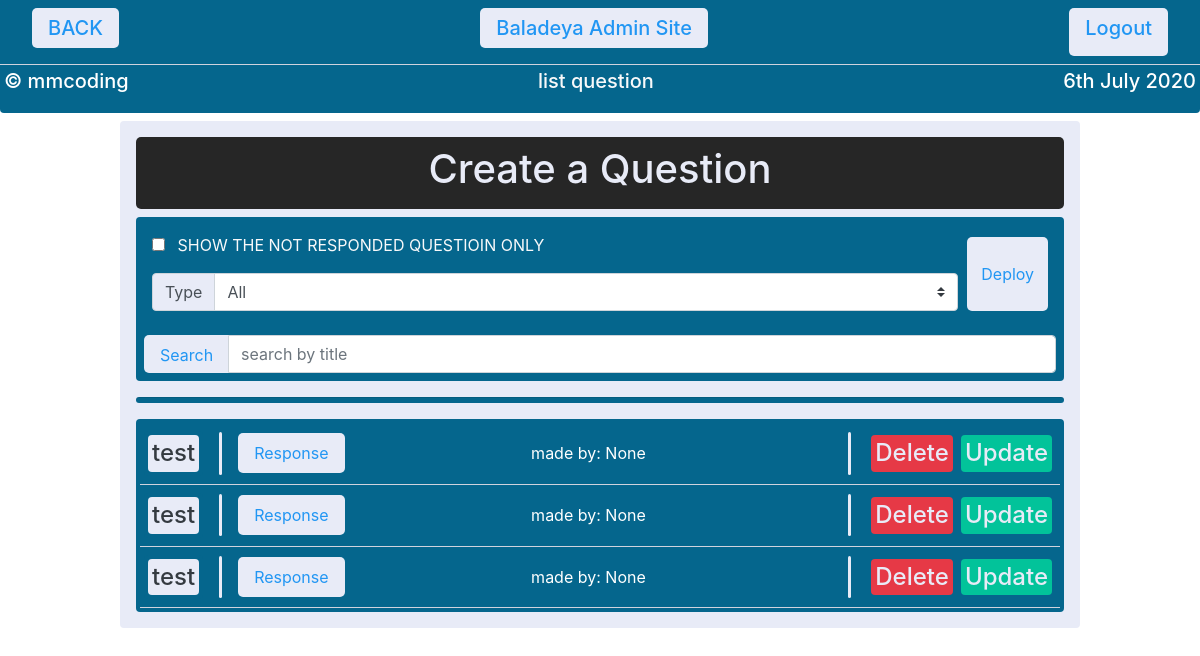
Page /adminbaladeya/question/ (signed in) on the committed database.
### website/models.py (models this page shows, shortened)
class Question(models.Model):
    Question_full_name =            models.CharField(max_length=128, blank=True, null=True)
    Question_email =                models.EmailField(blank=True, null=True)
    Question_phone =                models.CharField(max_length=15, blank=True, null=True)
    Question_title =                models.CharField(max_length=128, blank=True, null=True)
    Question_text =                 models.TextField(blank=True, null=True)
    Question_principal_image =      models.ImageField(upload_to='Contactus/Question/Principal/Image/', blank=True, null=True)
    Question_date =                 models.DateTimeField(blank=True, null=True, default=datetime.now)
    Question_type =                 models.ForeignKey(QuestionType, on_delete=models.CASCADE,  blank=True, null=True,related_name='question')
    Question_show =                 models.BooleanField(default=False)
    specialcode=                    models.CharField(max_length=20,null=True, blank=True)
    madetby=models.ForeignKey(User,blank=True,null=True,on_delete=models.CASCADE,related_name='question')

### baladeyaadmin/views.py (the view)
# urls.py: path('question/',question_list_view,name='questionlist'),#question_list_view
@login_required
def question_list_view(request):
    questionlist=Question.objects.all().order_by('-Question_date')
    quetiontype=QuestionType.objects.all()
    checkbox = 0
    checkbox =request.GET.get("checkbox")
    respondedquestion=0
    if checkbox:
        respondedquestion=1
    selection =request.GET.get("type")
    if selection == '1':
        type=QuestionType.objects.get(Question_type='شكوى')
        questionlist=questionlist.filter(Question_type=type )
    elif selection == '2':
        type=QuestionType.objects.get(Question_type='سؤال')
        questionlist=questionlist.filter(Question_type=type )
    elif selection == '3':
        type=QuestionType.objects.get(Question_type='استفسار')
        questionlist=questionlist.filter(Question_type=type )
    else:
        type=0
    query=0
    query=request.GET.get('search')
    if query:
        questionlist=questionlist.filter(Question_title__icontains=query )
    context={
        'object_list':questionlist,
        'respondedquestion':respondedquestion,
        'query':query,
        'type':selection,
    }
    return render(request,'admin/question/list.html',context)

### templates/admin/question/list.html (shortened to what this page needs)
{% extends 'admin/adminbase.html' %}
{% block directory %}list question {% endblock %}
{% block admincontent %}
<div class="bac1 rounded mx-auto p-3" style="width: 80%;">
    <a href="create/"><div class="button button3 mb-2 w-100 "><h1>Create a Question</h1> </div></a>
    <form action="" method="GET" class="bac d-flex justify-content-between flex-wrap p-3 my-0 rounded-top">
        <div class="" style="width: 90%;">
            <input type="checkbox" name="checkbox" {% if respondedquestion %} checked {% endif %} class="my-auto" >
            <label for="checkbox" class="my-auto text-light mx-2">SHOW THE NOT RESPONDED QUESTIOIN ONLY  </label>
            <div class="input-group">
                <div class="input-group-prepend">
            <label class="input-group-text mt-3 bac1" for="selection">Type </label>
            </div>
            <select name="type" class="custom-select mt-3" id="selection" >
                <option {% if type == '0' %}selected {% endif %}>All</option>
            </select>
            </div>
        </div>
        <input type="submit" class="button button1 mt-1  p-1" style="width: 9%;"  value="Deploy">
    </form>
    <form method="GET" class="bac d-flex justify-content-center flex-wrap p-2 my-0 rounded-bottom input-group " action="">
        <div class="input-group-prepend">
            <button class="button button1   " style="height: 38px; border-radius: 0%;border-bottom-left-radius: 5px;border-top-left-radius: 5px;" type="submit" id="button-addon1">Search</button>
        </div>
        <input type="text" class="form-control" placeholder="search by title" name="search">
    </form>
        <hr class="my-3 bac rounded" style="height: 5px;">
   <div class="bac p-1 rounded">
    {% if respondedquestion %}
            {% for object in object_list %}
                {% if not object.response.all.last %}
                <div class="d-flex justify-content-between bac p-1">
                    <div class="d-flex justify-content-center ">
                        <a href="{{ object.id }}/" class="text-decoration-none ">
                            <div class="bac rounded m-1 mx-auto p-1 text-center text-white h4" >
                                <div class='bac1 text-dark p-1 rounded'>
                                    {{object.Question_title}}
                                </div>
                            </div>
                        </a>
                        <div class=" my-auto bac1 rounded mx-3" style="width: 3px;height: 80%;"></div>
                        <a href="{{ object.id }}/response/" class="my-auto">
                            <div class="button button1 my-auto">Response</div>
                        </a>
                    </div>
                    <p class="my-auto text-white" >made by: {{object.madetby}}</p>
                    <div class="d-flex justify-content-center  p-0">
                        <div class=" my-auto bac1 rounded mx-3" style="width: 3px;height: 80%;"></div>
                        <a href="{{ object.id }}/delete/" class="text-decoration-none m-1"><div class="button buttondelete rounded p-1 m-1 mx-auto  text-center m h4" >
                            Delete
                        </div></a>
                        <a href="{{ object.id }}/update/" class="text-decoration-none m-1"><div class="button buttonupdate rounded p-1 m-1 mx-auto  text-center  h4" >
                            Update
                        </div></a>
                    </div>
                </div>
                        <hr class="m-0 bac1">
                {% endif %}
            {% endfor %}
    {% else %}
            {% for object in object_list %}
            {% if object.response.all.last %}
                <div class="d-flex justify-content-between bac p-1">
                    <div class="d-flex justify-content-center">
                        <a href="{{ object.id }}/" class="text-decoration-none ">
                            <div class="bac rounded m-1 mx-auto p-1 text-center text-white h4" >
                                <div class='bac1 text-dark p-1 mx-1 rounded'>
                                {{object.Question_title}}
                                </div>
                            </div>
                        </a>
                        <div class=" my-auto bac1 rounded mx-3" style="width: 3px;height: 80%;"></div>
                        <a href="{{ object.id }}/response/update/" class="my-auto">
                            <div class="btn btn-outline-warning my-auto">Edit The Response</div>
                        </a>
                    </div>
                    <p class="my-auto text-white" >made by: {{object.madetby}}</p>
                    <div class="d-flex justify-content-center  p-0">
                        <div class=" my-auto bac1 rounded mx-3" style="width: 3px;height: 80%;"></div>
                        <a href="{{ object.id }}/delete/" class="text-decoration-none m-1"><div class="button buttondelete rounded p-1 m-1 mx-auto  text-center m h4" >
                            Delete
                        </div></a>
                        <a href="{{ object.id }}/update/" class="text-decoration-none m-1"><div class="button buttonupdate rounded p-1 m-1 mx-auto  text-center  h4" >
                            Update
                        </div></a>
                    </div>
                    </div>
                        {% else %}
                        <div class="d-flex justify-content-between bac p-1">
                            <div class="d-flex justify-content-center ">
                                <a href="{{ object.id }}/" class="text-decoration-none ">
                                    <div class="bac rounded m-1 mx-auto p-1 text-center text-white h4" >
                                        <div class='bac1 text-dark p-1 rounded'>
                                            {{object.Question_title}}
                                        </div>
                                    </div>
                                </a>
                                <div class=" my-auto bac1 rounded mx-3" style="width: 3px;height: 80%;"></div>
                                <a href="{{ object.id }}/response/" class="my-auto">
                                    <div class="button button1 my-auto">Response</div>
                                </a>
                            </div>
                            <p class="my-auto text-white" >made by: {{object.madetby}}</p>
                            <div class="d-flex justify-content-center  p-0">
                                <div class=" my-auto bac1 rounded mx-3" style="width: 3px;height: 80%;"></div>
                                <a href="{{ object.id }}/delete/" class="text-decoration-none m-1"><div class="button buttondelete rounded p-1 m-1 mx-auto  text-center m h4" >
                                    Delete
                                </div></a>
                                <a href="{{ object.id }}/update/" class="text-decoration-none m-1"><div class="button buttonupdate rounded p-1 m-1 mx-auto  text-center  h4" >
                                    Update
                                </div></a>
                            </div>
                        </div>
                        {% endif %}
                <hr class="m-0 bac1">
            {% endfor %}
    {% endif %}
</div>
</div>
{% endblock %}

### templates/admin/adminbase.html (style rules this page uses)
.button { border: none; color: #E8EBF7; padding: 8px 16px; text-align: center; text-decoration: none; display: inline-block; transition-duration: 0.4s; cursor: pointer; border-radius: 5px; }
.button1 { background-color: #E8EBF7; color: #2196f3; }
.button3 { background-color: #262626; color: #E8EBF7; }
.buttondelete { background-color: #E63946; color: #E8EBF7; }
.buttonupdate { background-color: #02C39A; color: #E8EBF7; }
.bac { background: #05668D; }
.bac1 { background: #E8EBF7; }

### rows in the picture
Question: Question_title "test", madetby "None"
Question: Question_title "test", madetby "None"
Question: Question_title "test", madetby "None"
